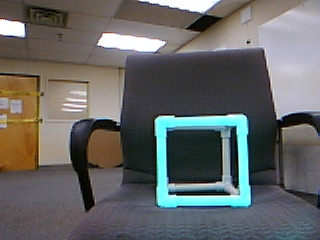
#> input picture Core/2016 Fall and 2017 Spring/TestImages/cube-green3.jpeg, 320 x 240 px, given in place of the camera
$ python object_tracker.py
#> lines starting #> are read from the running program, lines starting #| are printed output that depends on the picture; after the words box and inside, x2 and y2 are one past the last pixel; in counts of white or black regions, pixels touching at a corner belong together
import cv2
import numpy as np


class ObjectTracker(object):
    def __init__(self):
        # Create camera capture (0 means capture frame from cam)
        self.cap = cv2.VideoCapture(0)
        # Capture the frame
        ret, self.frame = self.cap.read()
#> self.frame is the input picture: shape (240, 320, 3); mean B, G, R 101.1, 102.3, 100.9
        # Shrink frame
        self.scaling_factor = 0.5
        self.frame = cv2.resize(self.frame, None, fx=self.scaling_factor,
                                fy=self.scaling_factor, interpolation=cv2.INTER_AREA)
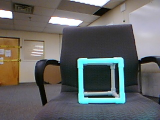
#> self.frame: shape (120, 160, 3); mean B, G, R 101.3, 102.4, 101
        cv2.namedWindow("Object Tracking")
        cv2.setMouseCallback("Object Tracking", self.mouse_event)

        self.selection = None
        self.drag_start = None
        self.tracking_state = 0

    # Track mouse events
    def mouse_event(self, event, x, y, flags, param):
        x, y = np.int16([x, y])
        # Detecting mouse press
        if event == cv2.EVENT_LBUTTONDOWN:
            self.drag_start = (x, y)
            self.tracking_state = 0
        if self.drag_start:
            if flags & cv2.EVENT_FLAG_LBUTTON:
                h, w = self.frame.shape[:2]
                xo, yo = self.drag_start
                x0, y0 = np.maximum(0, np.minimum([xo, yo], [x, y]))
                x1, y1 = np.minimum([w, h], np.maximum([xo, yo], [x, y]))
                self.selection = None

                if x1 - x0 > 0 and y1 - y0 > 0:
                    self.selection = (x0, y0, x1, y1)
            else:
                self.drag_start = None
                if self.selection is not None:
                    self.tracking_state = 1

    # Start tracking what was clicked
    def start_tracking(self):
        # Go until escape is pressed
        while True:
            # Get frame
            ret, self.frame = self.cap.read()
            # Scale frame
            self.frame = cv2.resize(self.frame, None, fx=self.scaling_factor, fy=self.scaling_factor,
                                    interpolation=cv2.INTER_AREA)
            vis = self.frame.copy()
            # Convert to HSV
            hsv = cv2.cvtColor(self.frame, cv2.COLOR_BGR2HSV)
#> hsv: shape (120, 160, 3); mean H, S, V 78.9, 54.4, 112.7
            # Create mask
            mask = cv2.inRange(hsv, np.array((0., 60., 32.)), np.array((180., 255., 255.)))
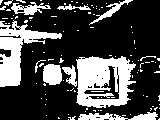
#> mask: shape (120, 160); 28.6% white; 108 white regions (97 under 20 px), largest, box (x1, y1, x2, y2) and area: (76, 56, 136, 108) 2118, (0, 20, 62, 87) 1531, (78, 112, 158, 120) 381

            if self.selection:
                x0, y0, x1, y1 = self.selection
                self.track_window = (x0, y0, x1 - x0, y1 - y0)
                hsv_roi = hsv[y0:y1, x0:x1]
                mask_roi = mask[y0:y1, x0:x1]
                # Find histogram
                hist = cv2.calcHist([hsv_roi], [0], mask_roi, [16], [0, 180])
                # Normalize histogram
                cv2.normalize(hist, hist, 0, 255, cv2.NORM_MINMAX)
                self.hist = hist.reshape(-1)

                vis_roi = vis[y0:y1, x0:x1]
                cv2.bitwise_not(vis_roi, vis_roi)
                vis[mask == 0] = 0
            if self.tracking_state == 1:
                self.selection = None
                # Compute back projection of histogram
                prob = cv2.calcBackProject([hsv], [0], self.hist, [0, 180], 1)
                prob &= mask
                term_crit = (cv2.TERM_CRITERIA_EPS | cv2.TERM_CRITERIA_COUNT, 10, 1)
                camshifterror = False
                # Execute CAMShift on prob
                if self.track_window != 0:
                    try:
                        track_box, self.track_window = cv2.CamShift(prob, self.track_window, term_crit)
                    except:
                        camshifterror = True
                # Draw around object
                if not camshifterror:
                    cv2.ellipse(vis, track_box, (0, 255, 0), 2)
            cv2.imshow("Object Tracking", vis)

            c = cv2.waitKey(5)
#> (key Esc is pressed here)
            if c == 27:
                break
        cv2.destroyAllWindows()

ObjectTracker().start_tracking()

$ run again, on Core/2016 Fall and 2017 Spring/TestImages/cube-green5.jpeg
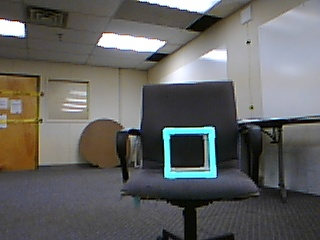
#> input picture Core/2016 Fall and 2017 Spring/TestImages/cube-green5.jpeg, 320 x 240 px, given in place of the camera
#> in __init__, self.frame is the input picture: shape (240, 320, 3); mean B, G, R 98, 99.5, 99.5
#> in __init__, `self.frame = cv2.resize(self.frame, None, fx=self.scaling_factor, fy=s..`:
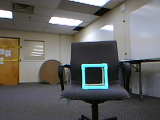
#> self.frame: shape (120, 160, 3); mean B, G, R 98.2, 99.6, 99.7
#> hsv: shape (120, 160, 3); mean H, S, V 71.6, 40.6, 106.9
#> in start_tracking, `mask = cv2.inRange(hsv, np.array((0., 60., 32.)), np.array((180., 255...`:
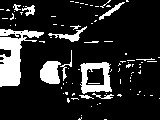
#> mask: shape (120, 160); 15.6% white; 89 white regions (76 under 20 px), largest, box (x1, y1, x2, y2) and area: (0, 29, 44, 87) 1166, (80, 62, 112, 94) 565, (40, 61, 61, 84) 375

$ run again, on Core/2016 Fall and 2017 Spring/TestImages/cube-green8.jpeg
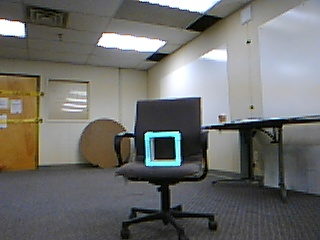
#> input picture Core/2016 Fall and 2017 Spring/TestImages/cube-green8.jpeg, 320 x 240 px, given in place of the camera
#> in __init__, self.frame is the input picture: shape (240, 320, 3); mean B, G, R 108, 110.4, 110.2
#> in __init__, `self.frame = cv2.resize(self.frame, None, fx=self.scaling_factor, fy=s..`:
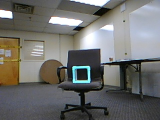
#> self.frame: shape (120, 160, 3); mean B, G, R 108.1, 110.5, 110.4
#> hsv: shape (120, 160, 3); mean H, S, V 68.7, 37.1, 117
#> in start_tracking, `mask = cv2.inRange(hsv, np.array((0., 60., 32.)), np.array((180., 255...`:
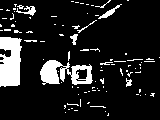
#> mask: shape (120, 160); 12.9% white; 94 white regions (84 under 20 px), largest, box (x1, y1, x2, y2) and area: (0, 37, 22, 87) 904, (40, 60, 93, 85) 760, (98, 4, 122, 19) 87

$ run again, on Core/2016 Fall and 2017 Spring/TestImages/gearlift_2ft.jpeg
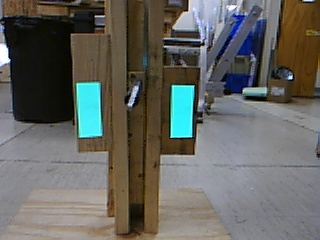
#> input picture Core/2016 Fall and 2017 Spring/TestImages/gearlift_2ft.jpeg, 320 x 240 px, given in place of the camera
#> in __init__, self.frame is the input picture: shape (240, 320, 3); mean B, G, R 96.3, 101.3, 101
#> in __init__, `self.frame = cv2.resize(self.frame, None, fx=self.scaling_factor, fy=s..`:
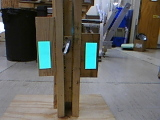
#> self.frame: shape (120, 160, 3); mean B, G, R 96.5, 101.4, 101.1
#> hsv: shape (120, 160, 3); mean H, S, V 61.4, 69.4, 111.9
#> in start_tracking, `mask = cv2.inRange(hsv, np.array((0., 60., 32.)), np.array((180., 255...`:
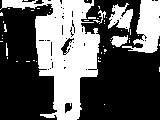
#> mask: shape (120, 160); 37.1% white; 48 white regions (42 under 20 px), largest, box (x1, y1, x2, y2) and area: (0, 0, 100, 120) 5298, (122, 0, 160, 53) 1088, (108, 3, 133, 32) 402, (111, 35, 128, 47) 135, (93, 10, 106, 24) 50, (6, 43, 8, 56) 21
